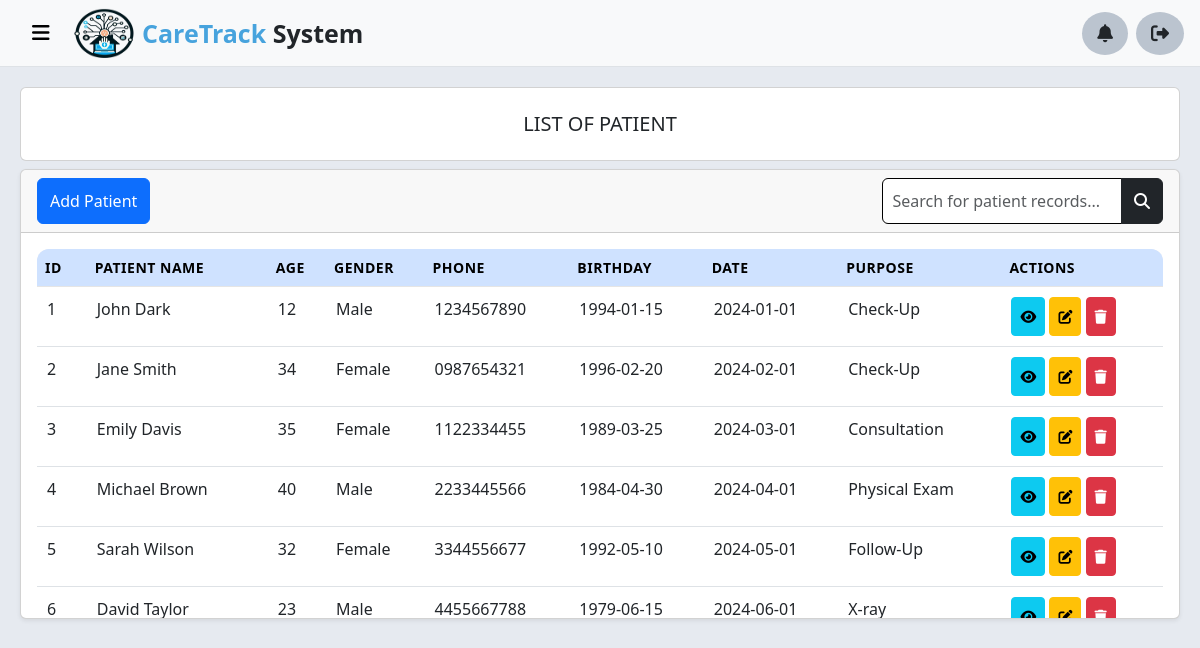
Page /Admin/patient_record.php (signed in) on the committed database.
### tables this page shows
CREATE TABLE `patient_tbl` (
  `ID` int(11) NOT NULL,
  `Name` varchar(255) NOT NULL,
  `Age` int(11) NOT NULL,
  `Gender` varchar(255) NOT NULL,
  `Status` varchar(255) NOT NULL,
  `Phone` varchar(255) NOT NULL,
  `Bday` date NOT NULL,
  `Address` varchar(1555) NOT NULL,
  `Date` date NOT NULL DEFAULT current_timestamp(),
  `Purpose` varchar(2333) NOT NULL
);

### Admin/patient_record.php (the view, shortened to what this page needs)
    <?php  include("includes/head.php") ?>
    <body>
    <?php  include("includes/Navbar.php") ?>
    <?php include("../database/connection.php") ?>
    <?php
    $sql = "SELECT ID, Name, Age,Gender, Phone, Bday, Date, Purpose FROM patient_tbl";
    $result = $conn->query($sql);
    $patients = [];
    while ($row = $result->fetch_assoc()) {
        $patients[] = $row;
    }
    ?>
   <main class="content" id="content" >
    <div class="card-header card bg-white text-center rounded-2 mb-2">
        <h5 class="mb-0 p-3">LIST OF PATIENT</h5>
    </div>
    <div class="col-12 col-md-12 col-lg-12 col-sm-12">
        <div class="card shadow-sm rounded-2" style="height: 450px;">
            <div class="card-header">
                <div class="d-flex justify-content-between">
              <button type="button" class="btn btn-primary" data-bs-toggle="modal" data-bs-target="#addPatientModal">Add Patient</button>
                    <div class="input-group w-25 w-sm-50">
                        <input type="text" id="search-input" class="form-control w-50 border-black" placeholder="Search for patient records..." aria-label="Recipient's username" aria-describedby="basic-addon2">
                        <button type="submit" id="search-button" class="input-group-text btn btn-dark" id="basic-addon2">
                            <i class="fa-solid fa-magnifying-glass"></i>
                        </button>
                    </div>
                </div>
            </div>
            <div class="card-body table-responsive">
                <table class="table table-hover mb-0">
                    <thead class="table-primary">
                        <tr>
                            <th>ID</th>
                            <th>Patient Name</th>
                            <th>Age</th>
                              <th>Gender</th>
                            <th>Phone</th>
                            <th>Birthday</th>
                            <th>Date</th>
                            <th>Purpose</th>
                            <th>Actions</th>
                        </tr>
                    </thead>
                    <tbody id="patient-records">
                        <?php foreach ($patients as $patient): ?>
                            <tr>
                                <td data-label = "ID"><?php echo ($patient['ID']); ?></td>
                                <td data-label = "Patient Name" ><?php echo ($patient['Name']); ?></td>
                                <td data-label = "Age"><?php echo ($patient['Age']); ?></td>
                                <td data-label = "Gender"><?php echo ($patient['Gender']); ?></td>
                                <td data-label = "Phone"><?php echo ($patient['Phone']); ?></td>
                                <td data-label = "Birthday"><?php echo ($patient['Bday']); ?></td>
                                <td data-label = "Date"><?php echo ($patient['Date']); ?></td>
                                <td data-label = "Purpose"><?php echo ($patient['Purpose']); ?></td>
                                <td data-label="Action">
                                    <button class="btn btn-info btn-sm p-2 ViewInfo" data-id='<?php echo $patient['ID']; ?>' ><i class="fa-solid fa-eye"></i></button>
                                    <button class="btn btn-warning btn-sm p-2 EditInfo" data-id='<?php echo $patient['ID']; ?>'><i class="fa-solid fa-pen-to-square"></i></button>
                                  <button class="btn btn-danger btn-sm p-2 delete-patient"
                                data-id="<?php echo $patient['ID']; ?>"
                                data-name="<?php echo htmlspecialchars($patient['Name']); ?>">
                            <i class="fa-solid fa-trash"></i>
                                   </button>
                                </td>
                            </tr>
                        <?php endforeach; ?>
                    </tbody>
                </table>
            </div>
        </div>
    </div>
</main>
</body>
</html>

### Admin/Assets/css/appointment.css (style rules this page uses)
.content { height: 100vh; }
.table-responsive { height: calc(100% - 140px); }
.table { height: 100%; background-color: white; border-radius: 12px; overflow: hidden; margin-bottom: 0; }
tbody { height: 100%; }
.table thead th { font-weight: 600; text-transform: uppercase; font-size: 0.875rem; letter-spacing: 0.5px; border-bottom: none; position: sticky; top: 0; z-index: 1; }

### Admin/Assets/css/style.css (style rules this page uses)
body { font-family: 'Arial', sans-serif; background-color: #e6eaf0; overflow-y: auto; }
.content { padding: 20px; margin-left: 0; transition: margin-left 0.3s ease; overflow-y: auto; }
.card-body { height: 8rem; scrollbar-width: thin; scrollbar-color: #007bff #f1f1f1; }
.table { border: 0; width: 100%; margin: 0; padding: 0; border-collapse: collapse; border-spacing: 0; }
.table thead { background: #F0F0F0; }
.table thead tr th { text-transform: uppercase; text-align: left; font-size: 14px; }
.table tbody { background: #fff; }
.table tbody tr { border-top: 1px solid #e5e5e5; }
.table tbody tr td { padding: 10px; font-size: 16px; }

### rows in the picture
patient_tbl: ID "1", Name "John Dark", Age "12", Gender "Male", Phone "1234567890", Bday "1994-01-15", Date "2024-01-01", Purpose "Check-Up"
patient_tbl: ID "2", Name "Jane Smith", Age "34", Gender "Female", Phone "0987654321", Bday "1996-02-20", Date "2024-02-01", Purpose "Check-Up"
patient_tbl: ID "3", Name "Emily Davis", Age "35", Gender "Female", Phone "1122334455", Bday "1989-03-25", Date "2024-03-01", Purpose "Consultation"
patient_tbl: ID "4", Name "Michael Brown", Age "40", Gender "Male", Phone "2233445566", Bday "1984-04-30", Date "2024-04-01", Purpose "Physical Exam"
patient_tbl: ID "5", Name "Sarah Wilson", Age "32", Gender "Female", Phone "3344556677", Bday "1992-05-10", Date "2024-05-01", Purpose "Follow-Up"
patient_tbl: ID "6", Name "David Taylor", Age "23", Gender "Male", Phone "4455667788", Bday "1979-06-15", Date "2024-06-01", Purpose "X-ray"
